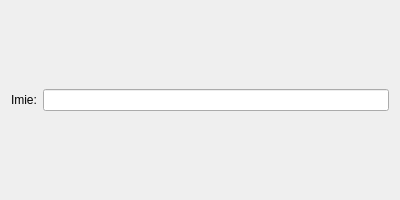
<?xml version="1.0" encoding="UTF-8"?>
<ui version="4.0">
 <class>firstPage</class>
 <widget class="QWizardPage" name="firstPage">
  <property name="geometry">
   <rect>
    <x>0</x>
    <y>0</y>
    <width>400</width>
    <height>200</height>
   </rect>
  </property>
  <property name="windowTitle">
   <string>WizardPage</string>
  </property>
  <layout class="QHBoxLayout" name="horizontalLayout">
   <item>
    <widget class="QLabel" name="labelName">
     <property name="text">
      <string>Imie:</string>
     </property>
    </widget>
   </item>
   <item>
    <widget class="QLineEdit" name="lineEditName"/>
   </item>
  </layout>
 </widget>
 <resources/>
 <connections/>
</ui>
